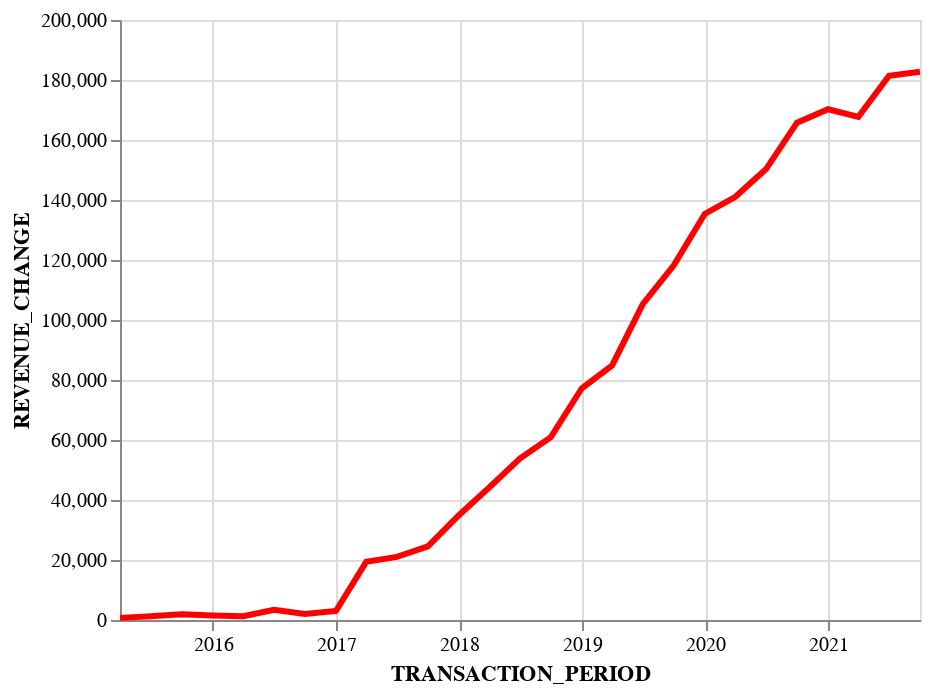

Notebook code for this chart:
### Markdown cell above
Create a line plot of quarterly revenue lost from customers churning.

### Code cell
quartely_churn=quarterly[quarterly['CHURN']==True]
quartely_churn=quartely_churn.loc[:,['TRANSACTION_PERIOD','REVENUE']].groupby('TRANSACTION_PERIOD').sum()
quartely_churn.rename(columns = {'REVENUE':'REVENUE_CHANGE'}, inplace = True)
quartely_churn.reset_index(inplace=True)
alt.Chart(quartely_churn).mark_line(size=3,color='red').encode(
    x='TRANSACTION_PERIOD:T',
    y='REVENUE_CHANGE:Q',
)

### Figure 1 — Vega-Lite specification as saved in the notebook (floating-point values rounded to 4 significant figures)
{"config": {"view": {"continuousWidth": 400, "continuousHeight": 300}}, "data": {"name": "data-a8edba54b2ae9102fbe30ab7338574cb"}, "mark": {"type": "line", "color": "red", "size": 3}, "encoding": {"x": {"field": "TRANSACTION_PERIOD", "type": "temporal"}, "y": {"field": "REVENUE_CHANGE", "type": "quantitative"}}, "$schema": "https://vega.github.io/schema/vega-lite/v4.17.0.json", "datasets": {"data-a8edba54b2ae9102fbe30ab7338574cb": [{"TRANSACTION_PERIOD": "2015-03-31T00:00:00", "REVENUE_CHANGE": 709.2}, {"TRANSACTION_PERIOD": "2015-06-30T00:00:00", "REVENUE_CHANGE": 1233.0}, {"TRANSACTION_PERIOD": "2015-09-30T00:00:00", "REVENUE_CHANGE": 1883.0}, {"TRANSACTION_PERIOD": "2015-12-31T00:00:00", "REVENUE_CHANGE": 1519.0}, {"TRANSACTION_PERIOD": "2016-03-31T00:00:00", "REVENUE_CHANGE": 1255.0}, {"TRANSACTION_PERIOD": "2016-06-30T00:00:00", "REVENUE_CHANGE": 3418.0}, {"TRANSACTION_PERIOD": "2016-09-30T00:00:00", "REVENUE_CHANGE": 2043.0}, {"TRANSACTION_PERIOD": "2016-12-31T00:00:00", "REVENUE_CHANGE": 3014.0}, {"TRANSACTION_PERIOD": "2017-03-31T00:00:00", "REVENUE_CHANGE": 19400.0}, {"TRANSACTION_PERIOD": "2017-06-30T00:00:00", "REVENUE_CHANGE": 21030.0}, {"TRANSACTION_PERIOD": "2017-09-30T00:00:00", "REVENUE_CHANGE": 24520.0}, {"TRANSACTION_PERIOD": "2017-12-31T00:00:00", "REVENUE_CHANGE": 34920.0}, {"TRANSACTION_PERIOD": "2018-03-31T00:00:00", "REVENUE_CHANGE": 44140.0}, {"TRANSACTION_PERIOD": "2018-06-30T00:00:00", "REVENUE_CHANGE": 53810.0}, {"TRANSACTION_PERIOD": "2018-09-30T00:00:00", "REVENUE_CHANGE": 60930.0}, {"TRANSACTION_PERIOD": "2018-12-31T00:00:00", "REVENUE_CHANGE": 77250.0}, {"TRANSACTION_PERIOD": "2019-03-31T00:00:00", "REVENUE_CHANGE": 84860.0}, {"TRANSACTION_PERIOD": "2019-06-30T00:00:00", "REVENUE_CHANGE": 105300.0}, {"TRANSACTION_PERIOD": "2019-09-30T00:00:00", "REVENUE_CHANGE": 118200.0}, {"TRANSACTION_PERIOD": "2019-12-31T00:00:00", "REVENUE_CHANGE": 135300.0}, {"TRANSACTION_PERIOD": "2020-03-31T00:00:00", "REVENUE_CHANGE": 141100.0}, {"TRANSACTION_PERIOD": "2020-06-30T00:00:00", "REVENUE_CHANGE": 150300.0}, {"TRANSACTION_PERIOD": "2020-09-30T00:00:00", "REVENUE_CHANGE": 165800.0}, {"TRANSACTION_PERIOD": "2020-12-31T00:00:00", "REVENUE_CHANGE": 170300.0}, {"TRANSACTION_PERIOD": "2021-03-31T00:00:00", "REVENUE_CHANGE": 167700.0}, {"TRANSACTION_PERIOD": "2021-06-30T00:00:00", "REVENUE_CHANGE": 181400.0}, {"TRANSACTION_PERIOD": "2021-09-30T00:00:00", "REVENUE_CHANGE": 182800.0}]}}
